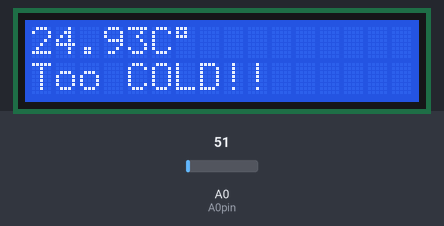
The sketch below on a simulated Arduino Uno, built with avr-gcc and run on an emulated ATmega328P. Shown: 16×2 character LCD. Inputs (shaded band) come from the test bench; at power-on: A0 (A0pin) = 51.

Above: at 1.2 s.
1.3 s: A0 (A0pin) set to 56
At 3.0 s:
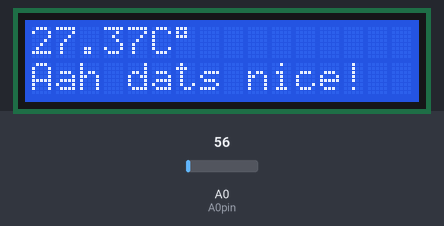
3.6 s: A0 (A0pin) set to 61
At 5.1 s:
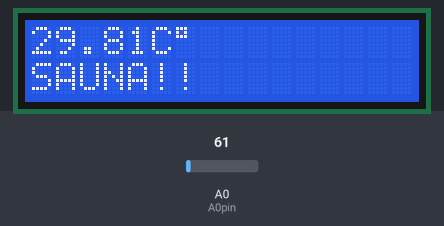
5.6 s: A0 (A0pin) set to 71
At 6.9 s:
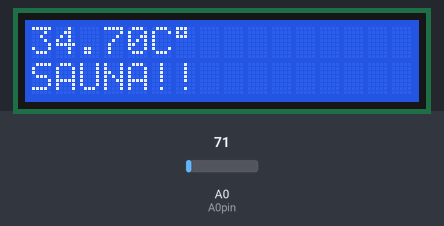
Timing chart, 0 to 8.6 s (numbered marks = the images above; inputs shaded):
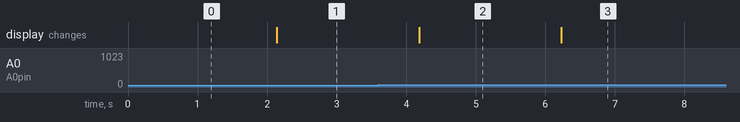

Measured:
- the behaviour switches between 53 and 54 on A0 (A0pin) (found by bisection; images 0 and 1)
- after the input at 1.3 s, the display: changes after 0.84 s (image 1)
- after the input at 3.6 s, the display: changes after 0.59 s (image 2)
- after the input at 5.6 s, the display: changes after 0.63 s (image 3)

The sketch:

Ex11_LCD.ino
```cpp
#include <LiquidCrystal_I2C.h>

LiquidCrystal_I2C lcd(0x27, 16, 2);

const byte A0pin = A0;
const double LM35 = 1023;

void setup() {
  pinMode(A0pin, INPUT);
  Serial.begin(9600);
  lcd.init();
  lcd.clear();
  lcd.backlight();
}

void loop() {


  double runningC=0;

//Make a for loop to sum ten temperature observations to take the mean
  for (int i = 0; i < 10; i++) {
    int A0input = analogRead(A0pin);
    double mVolt = A0input / LM35 * 5000;  //convert it into millivolt since we know 10 millitvolt is 1° celcius
    double C = mVolt / 10.0;           //conver the millivolt into celsius
    runningC = runningC + C;
  }

  double newC=0;
  newC = runningC / 10; //the mean
  lcd.clear();

  lcd.setCursor(0, 0);
  lcd.print(newC);

  lcd.setCursor(5, 0);
  lcd.print("C");
  lcd.write(223);

  if (newC < 26) {
    lcd.setCursor(0, 1);
    lcd.print("Too COLD!!");

  } else if (newC < 29) {
    lcd.setCursor(0, 1);
    lcd.print("Aah dats nice!");

  } else {
    lcd.setCursor(0, 1);
    lcd.print("SAUNA!!");
  }


  delay(1000);//only update each second
}
```
